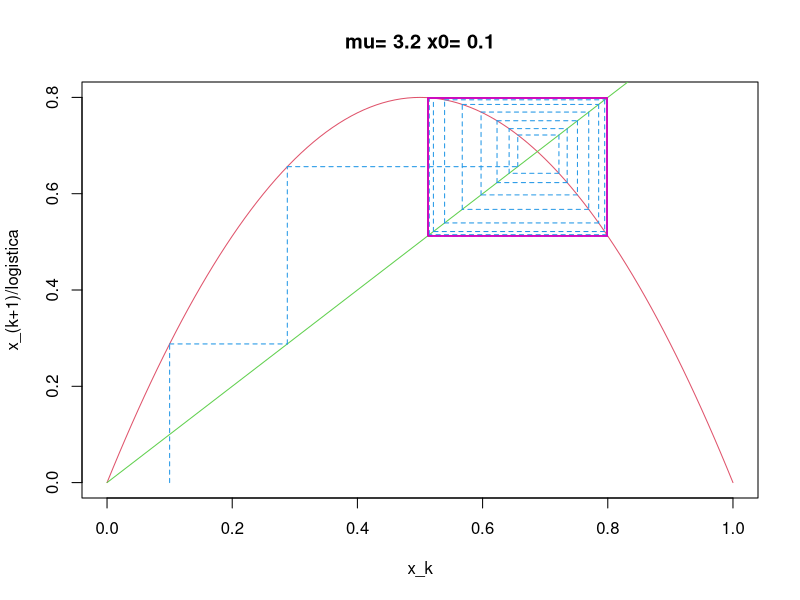

This chart was generated by the following R code:
## ---- chunk 1

# Ejercicio 1
#Realizar un programa numerico que dibuje las soluciones graficas de la curva logistica.


eclogistica = function(a, x0) {
  
x=seq(0,1,0.01)

#Definimos y dibujamos ecuacion logistica y la recta bisectriz

f=a*x*(1-x)
plot(x,f,col=2,type="l",xlab="x_k",ylab="x_(k+1)/logistica",main=paste("mu=",round(a,4),"x0=",round(x0,4)))
     
lines(x,x,col=3,type="l")


n = 2000    
y = rep(0, n)
x = rep(0, n)

#Valores iniciales

x[1] = x0
y[1] = a * x[1] * (1 - x[1])
segments(x[1],0,x[1],y[1],col=4,lty=2)

#Bucle. Obtenemos x_(k+1) a partir de x_k , teniendo asi nuestro sistema dinamico discreto

  for (i in 2:n) {   
    x[i] = y[i-1]
    y[i] = a * x[i] * (1 - x[i])
      
     segments(x[i-1],y[i-1],y[i-1],y[i-1],col=4,lty=2)
     segments(y[i-1],y[i-1],x[i],y[i],col=4,lty=2)
  }

  for (i in 1500:2000){
     segments(x[i-1],y[i-1],y[i-1],y[i-1],col=6)
     segments(y[i-1],y[i-1],x[i],y[i],col=6)
  }

}


eclogistica(3.2,0.1)

